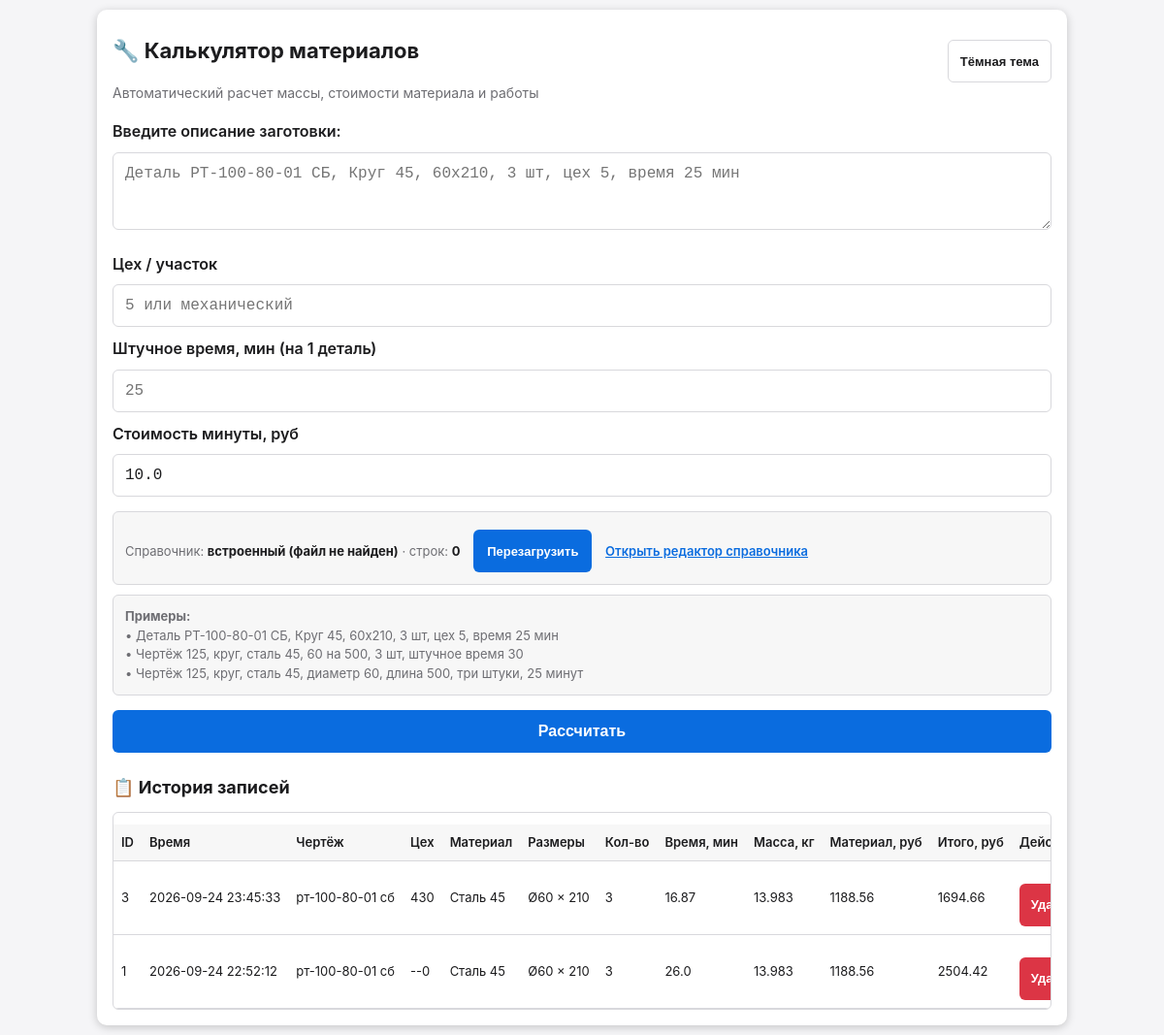
The page / on the database its author committed.
### tables this page shows
CREATE TABLE postings (
    id INTEGER PRIMARY KEY AUTOINCREMENT,
    created_at TEXT NOT NULL,
    drawing TEXT NOT NULL,
    shop TEXT DEFAULT '',
    material_name TEXT DEFAULT '',
    material_source TEXT DEFAULT '',
    diameter_mm REAL,
    length_mm REAL,
    quantity INTEGER,
    mass_one REAL,
    mass_total REAL,
    price_per_kg REAL,
    material_cost REAL,
    time_min REAL,
    price_per_min REAL,
    labor_cost_one REAL,
    labor_cost_total REAL,
    unit_cost REAL,
    total_cost REAL,
    raw_text TEXT DEFAULT ''
, unit TEXT DEFAULT '', required_units REAL, kg_per_unit REAL, stock_units_before REAL);

### app.py (the view)
@app.route("/")
def index():
    return render_template(
        "index.html",
        history=db.fetch_history(),
        settings=load_config(),
        materials_info=MATERIALS_INFO,
    )

### app.py (called while the page is built, shortened)
def load_config():
    cfg = dict(DEFAULT_CONFIG)
    if not isinstance(cfg.get("price_per_min"), (int, float)):
        cfg["price_per_min"] = DEFAULT_CONFIG["price_per_min"]
    return cfg

### db.py (called while the page is built)
def _fmt_dim(v):
    if v is None:
        return None
    try:
        f = float(v)
    except (TypeError, ValueError):
        return v
    return int(f) if f == int(f) else f

### templates/index.html (shortened to what this page needs)
<!DOCTYPE html>
<html lang="ru">
<head>
    <link rel="stylesheet" href="{{ url_for('static', filename='style.css') }}">
    <link rel="stylesheet" href="{{ url_for('static', filename='theme.css') }}">
</head>
<body>
    <div class="container">
        <div class="top-row">
            <h1>🔧 Калькулятор материалов</h1>
            <button id="theme-toggle" class="theme-toggle" type="button">Тёмная тема</button>
        </div>
        <p class="subtitle">Автоматический расчет массы, стоимости материала и работы</p>
        <div class="field-row">
            <label for="inputText">Введите описание заготовки:</label>
            <textarea id="inputText" placeholder="Деталь РТ-100-80-01 СБ, Круг 45, 60х210, 3 шт, цех 5, время 25 мин"></textarea>
        </div>
        <div class="field-row fields-inline">
            <div>
                <label for="shopInput">Цех / участок</label>
                <input type="text" id="shopInput" inputmode="text" autocomplete="off" placeholder="5 или механический">
            </div>
            <div>
                <label for="timeInput">Штучное время, мин (на 1 деталь)</label>
                <input type="text" id="timeInput" inputmode="decimal" autocomplete="off" placeholder="25">
            </div>
            <div>
                <label for="priceMinInput">Стоимость минуты, руб</label>
                <input type="text" id="priceMinInput" inputmode="decimal" autocomplete="off" value="{{ settings.price_per_min }}">
            </div>
        </div>
        <div class="examples">
            Справочник: <b>{{ materials_info.source }}</b> · строк: <b>{{ materials_info.count }}</b>
            <button class="btn-small" onclick="reloadMaterials()">Перезагрузить</button>
            <a href="/materials_page" style="margin-left:10px; font-weight:600;">Открыть редактор справочника</a>
        </div>
        <div class="examples">
            <strong>Примеры:</strong><br>
            • Деталь РТ-100-80-01 СБ, Круг 45, 60х210, 3 шт, цех 5, время 25 мин<br>
            • Чертёж 125, круг, сталь 45, 60 на 500, 3 шт, штучное время 30<br>
            • Чертёж 125, круг, сталь 45, диаметр 60, длина 500, три штуки, 25 минут
        </div>
        <button class="btn-main" onclick="calculate()">Рассчитать</button>
        <h2>📋 История записей</h2>
        <div class="table-wrap">
        <table id="historyTable">
            <thead>
                <tr>
                    <th>ID</th>
                    <th>Время</th>
                    <th>Чертёж</th>
                    <th>Цех</th>
                    <th>Материал</th>
                    <th>Размеры</th>
                    <th>Кол-во</th>
                    <th>Время, мин</th>
                    <th>Масса, кг</th>
                    <th>Материал, руб</th>
                    <th>Итого, руб</th>
                    <th>Действия</th>
                </tr>
            </thead>
            <tbody id="historyBody">
                {% for record in history %}
                <tr data-drawing="{{ record.drawing }}">
                    <td>{{ record.id }}</td>
                    <td>{{ record.timestamp }}</td>
                    <td>{{ record.drawing }}</td>
                    <td>{{ record.shop or "—" }}</td>
                    <td>{{ record.material_name }}</td>
                    <td>Ø{{ record.diameter_mm }} × {{ record.length_mm }}</td>
                    <td>{{ record.quantity }}</td>
                    <td>{{ record.time_min or "—" }}</td>
                    <td>{{ record.mass_total }}</td>
                    <td>{{ record.material_cost }}</td>
                    <td>{{ record.total_cost }}</td>
                    <td>
                        <button class="btn-del history-delete" type="button" data-id="{{ record.id }}">Удалить</button>
                    </td>
                </tr>
                {% endfor %}
            </tbody>
        </table>
        </div>
    </div>
</body>
</html>

### static/style.css (style rules this page uses)
* { margin: 0; padding: 0; box-sizing: border-box; }
body { font-family: -apple-system, BlinkMacSystemFont, 'Segoe UI', Arial, sans-serif; background: #f5f5f5; padding: 20px; line-height: 1.6; }
.container { max-width: 1000px; margin: 0 auto; background: white; padding: 30px; border-radius: 8px; box-shadow: 0 2px 8px rgba(0,0,0,0.1); }
h1 { color: #333; margin-bottom: 10px; }
.subtitle { color: #666; margin-bottom: 30px; }
label { display: block; font-weight: 600; margin-bottom: 8px; color: #333; }
textarea, input[type="text"] { width: 100%; padding: 12px; border: 2px solid #ddd; border-radius: 6px; font-size: 14px; font-family: monospace; }
textarea { min-height: 90px; resize: vertical; }
.field-row { margin-bottom: 15px; }
.fields-inline { display: flex; gap: 15px; flex-wrap: wrap; }
.fields-inline > div { flex: 1; min-width: 180px; }
.examples { margin-top: 10px; padding: 12px; background: #f8f9fa; border-radius: 4px; font-size: 13px; color: #666; }
button { background: #007bff; color: white; border: none; padding: 12px 24px; border-radius: 6px; font-size: 16px; font-weight: 600; cursor: pointer; margin-top: 15px; }
.btn-small { padding: 4px 12px; font-size: 13px; margin-top: 0; margin-left: 10px; }
table { width: 100%; border-collapse: collapse; margin-top: 15px; font-size: 14px; }
th, td { padding: 10px; text-align: left; border-bottom: 1px solid #ddd; }
th { background: #f8f9fa; font-weight: 600; color: #333; }

### static/theme.css (style rules this page uses)
:root { --bg: #f5f5f7; --panel: #ffffff; --text: #1c1c1e; --muted: #6e6e73; --border: #d8d8dc; --stripe: rgba(0, 0, 0, 0.03); --input-bg: #ffffff; --accent: #0a6cdf; }

### rows shown on the page
postings: id "3", timestamp "2026-09-24 23:45:33", drawing "рт-100-80-01 сб", shop "430", material_name "Сталь 45", diameter_mm "60", length_mm "210", quantity "3", time_min "16.87", mass_total "13.983", material_cost "1188.56", total_cost "1694.66"
postings: id "1", timestamp "2026-09-24 22:52:12", drawing "рт-100-80-01 сб", shop "--0", material_name "Сталь 45", diameter_mm "60", length_mm "210", quantity "3", time_min "26.0", mass_total "13.983", material_cost "1188.56", total_cost "2504.42"

### other values the page prints
{{ materials_info.source }} "встроенный (файл не найден)"
{{ materials_info.count }} "0"
